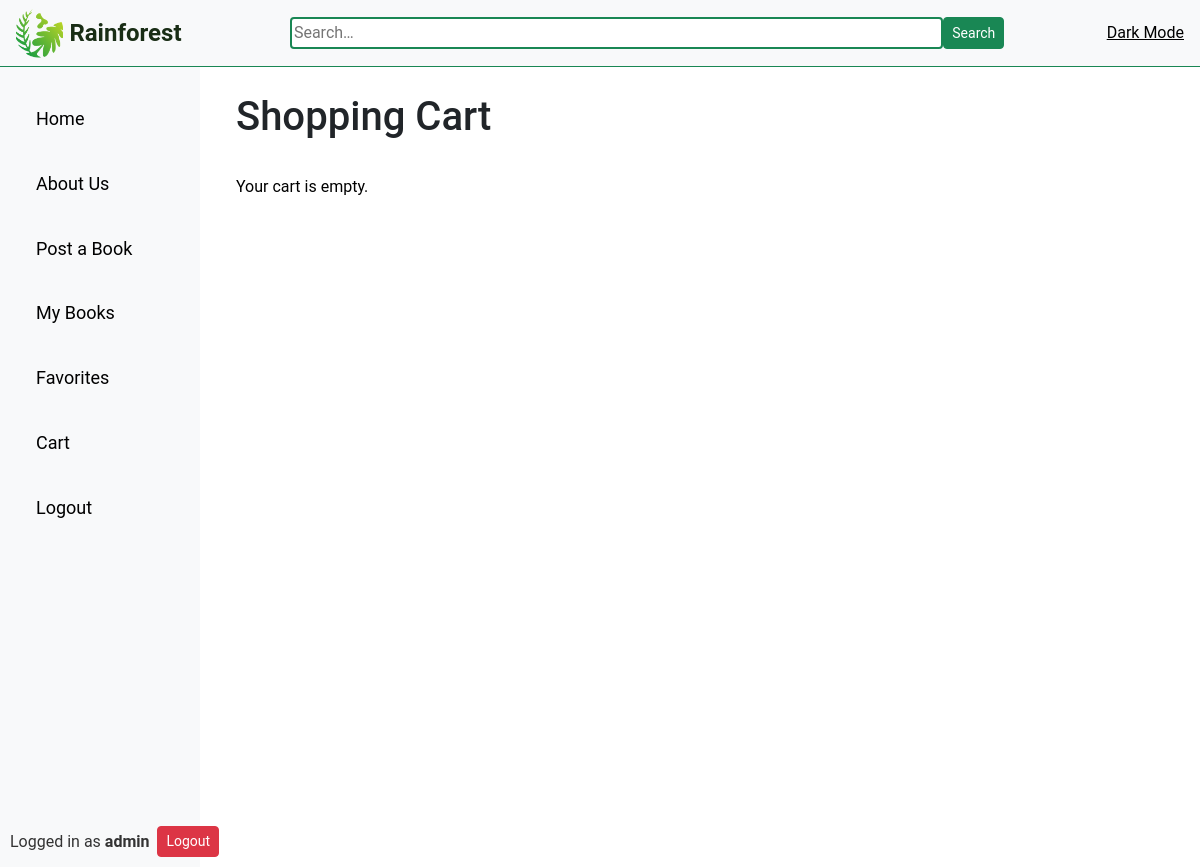
The app's page /cart/ (signed in), older data.
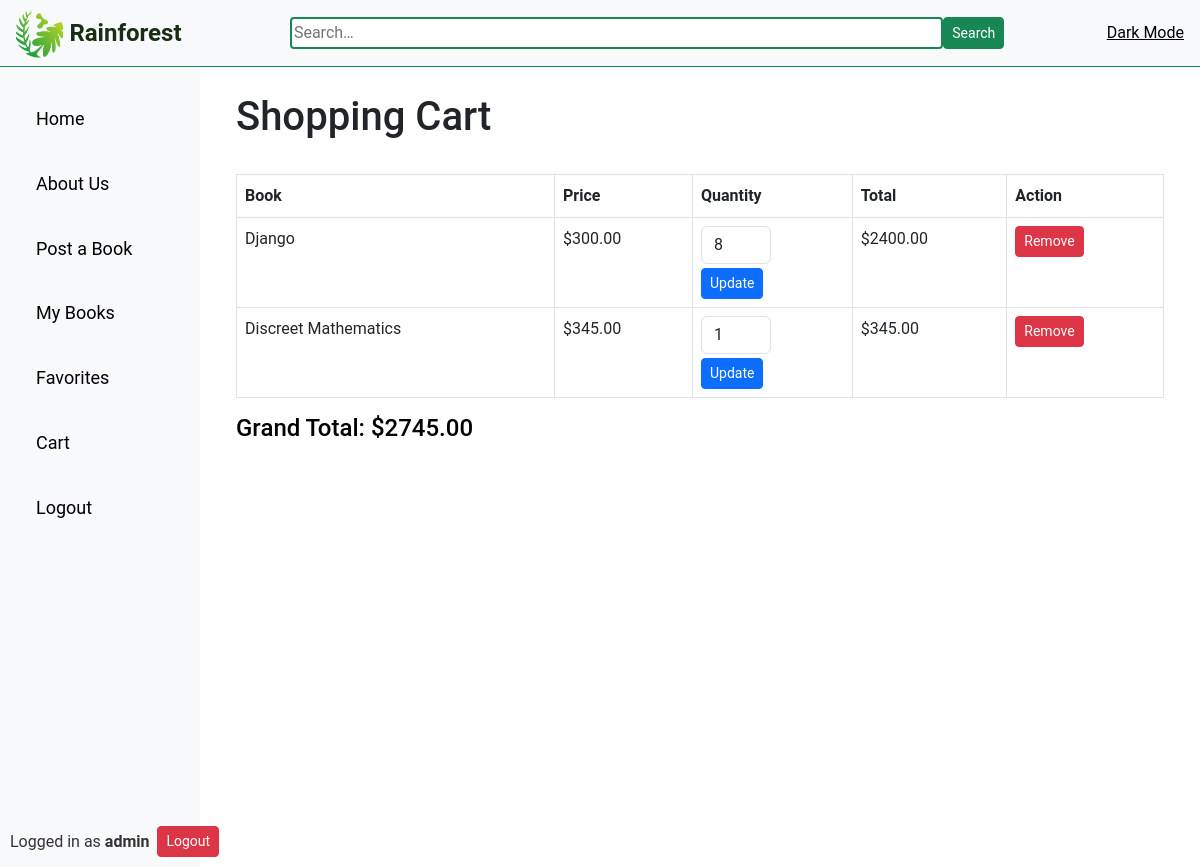
The same page, newer data.
### bookMng/models.py (models this page shows, shortened)
class CartItem(models.Model):
    user = models.ForeignKey(User, on_delete=models.CASCADE)
    book = models.ForeignKey(Book, on_delete=models.CASCADE)
    quantity = models.PositiveIntegerField(default=1)
    class Meta:
        unique_together = ('user', 'book')
    def total_price(self):
        return self.book.price * self.quantity

class Book(models.Model):
    name = models.CharField(max_length=200)
    author = models.CharField(max_length=200)
    price = models.DecimalField(max_digits=6, decimal_places=2)
    description = models.TextField()
    picture = models.ImageField(upload_to='book_images/', null=True, blank=True)
    username = models.ForeignKey(User, on_delete=models.CASCADE)

### bookMng/views.py (the view)
# urls.py: path('cart/', views.cart, name='cart'),
@login_required
def cart(request):
    cart_items = CartItem.objects.filter(user=request.user)
    total_price = sum(item.total_price() for item in cart_items)
    return render(request, 'bookMng/cart.html', {'cart_items': cart_items, 'total_price': total_price, 'item_list': MainMenu.objects.all()})

### bookEx/templates/bookMng/cart.html (shortened to what this page needs)
{% extends "base.html" %}
{% block content %}
<div class="container clear-cont">
    <br><h1>Shopping Cart</h1><br>
    {% if cart_items %}
        <table class="table table-bordered">
            <thead>
                <tr>
                    <th>Book</th>
                    <th>Price</th>
                    <th>Quantity</th>
                    <th>Total</th>
                    <th>Action</th>
                </tr>
            </thead>
            <tbody>
                {% for item in cart_items %}
                <tr>
                    <td>{{ item.book.name }}</td>
                    <td>${{ item.book.price }}</td>
                    <td>
                        <form method="post" action="{% url 'bookMng:update_cart' item.id %}">
                            <input type="number" name="quantity" value="{{ item.quantity }}" min="1" class="form-control" style="width: 70px;">
                            <button type="submit" class="btn btn-primary btn-sm mt-1">Update</button>
                        </form>
                    </td>
                    <td>${{ item.total_price }}</td>
                    <td>
                        <form method="post" action="{% url 'bookMng:update_cart' item.id %}">
                            <button type="submit" class="btn btn-danger btn-sm">Remove</button>
                        </form>
                    </td>
                </tr>
                {% endfor %}
            </tbody>
        </table>
        <h4>Grand Total: ${{ total_price }}</h4>
    {% else %}
        <p>Your cart is empty.</p>
    {% endif %}
</div>
{% endblock %}

Row changes from the older to the newer data that the page shows:
added CartItem: book.name "Django", book.price "300.00", quantity "8", total_price "2400.00"
added CartItem: book.name "Discreet Mathematics", book.price "345.00", quantity "1", total_price "345.00"
Text that changed along with them:
{{ total_price }}: (not shown) → "2745.00"
text no longer shown: "Your cart is empty."
text now shown: "Book Price Quantity Total Action Grand Total: $"
